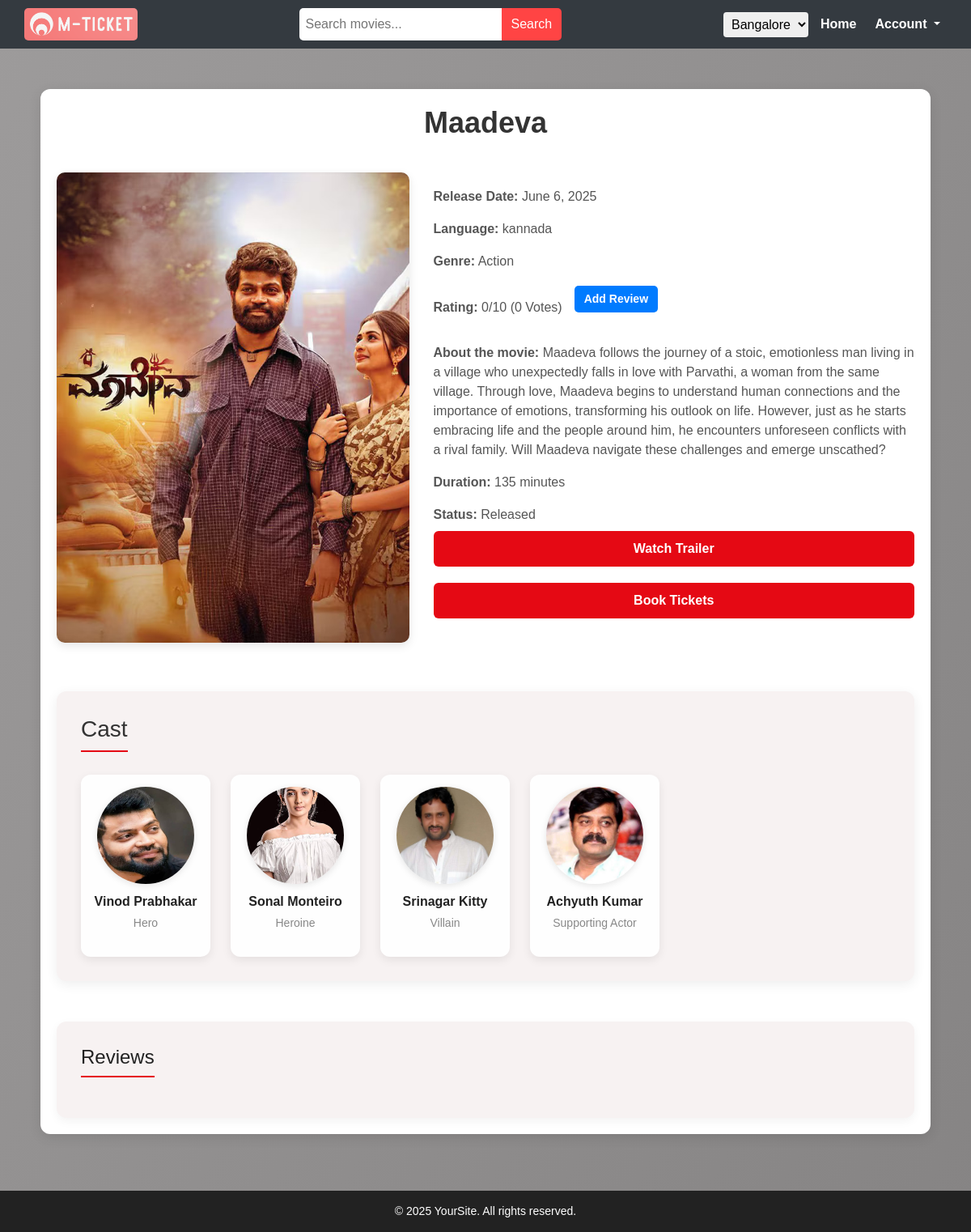
The app's page /movies/movie_detail/Maadeva-2025-06-06-kannada-Action/, older data.
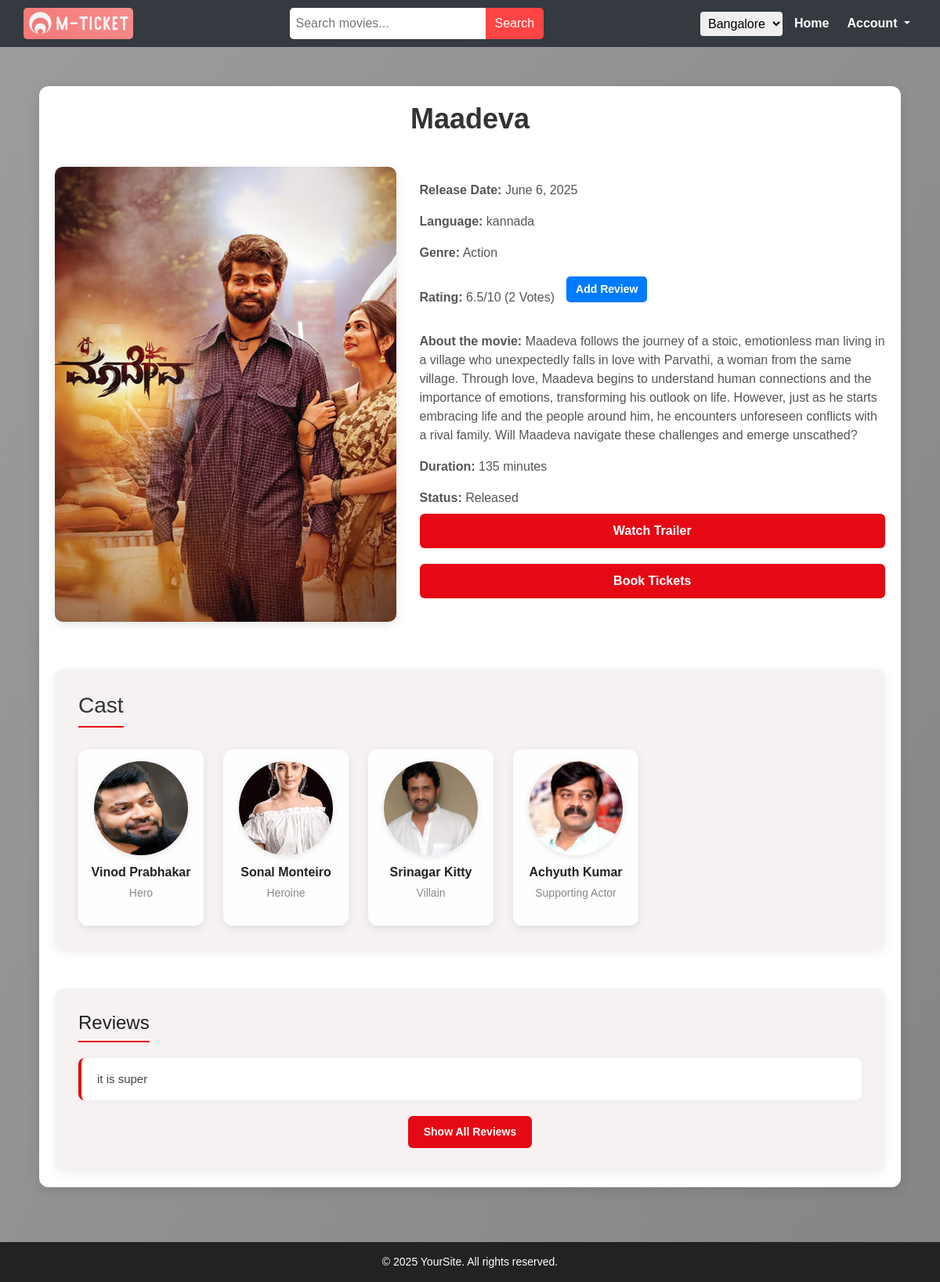
The same page, newer data.
### movies/models.py (models this page shows)
class Cast(models.Model):
    movie = models.ForeignKey(Movie, on_delete=models.CASCADE, related_name='casts')
    name = models.CharField(max_length=100)
    role = models.CharField(max_length=100, choices=roles, null=True, blank=True)
    image = models.ImageField(upload_to='casts/', null=True, blank=True)

### reviews/models.py (models this page shows)
class Review(models.Model):
    user = models.ForeignKey(User, on_delete=models.CASCADE, related_name='reviews')
    movie = models.ForeignKey(Movie, on_delete=models.CASCADE, related_name='reviews')
    rating = models.FloatField()
    review_text = models.TextField(null=True, blank=True)
    created_at = models.DateTimeField(auto_now_add=True)

### movies/views.py (the view)
# urls.py: path('movie_detail/<slug>/', views.movie_detail, name='movie_detail'),
def movie_detail(request, slug):
    movie = Movie.objects.get(slug=slug)
    reviews = Review.objects.filter(movie=movie)
    rating = reviews.aggregate(avg=Avg('rating'))['avg']
    if rating is None:
        rating = 0
    if (rating - int(rating)) > 0:
        rating = '{:.1f}'.format(rating)
    else:
        rating = int(rating)
    context = {
        'movie': movie,
        'rating': rating,
        'reviews': reviews,
        'date' : datetime.date.today()
    }
    return render(request, 'movies/movie_detail.html', context)

### templates/movies/movie_detail.html (shortened to what this page needs)
{% extends "base.html" %}
{% load static %}
{% block content %}
<link rel="stylesheet" href="{% static 'css/movies/movie_detail.css' %}">
<div class="container">
    <h1 class="title"><strong>{{ movie.title }}</strong></h1>
    <div class="movie-details">
        <div class="movie-image">
            {% if movie.movie_image %}
            <img src="{{ movie.movie_image.url }}" alt="{{ movie.title }}">
            {% else %}
            <img src="{% static 'image/blank_movie.jpg' %}" alt="No Image Available">
            {% endif %}
        </div>
        <div class="movie-info">
            <p><strong>Release Date:</strong> {{ movie.release_date }}</p>
            <p><strong>Language:</strong> {{ movie.language }}</p>
            <p><strong>Genre:</strong> {{ movie.genre }}</p>
            <div class="rating-review-container">
                <p class="rating-info"><strong>Rating:</strong> {{ rating }}/10 ({{ reviews.count }} Votes)</p>
                <a href="{% url 'review' movie.slug %}" class="btn btn-sm review-btn">Add Review</a>
            </div>
            <p><strong>About the movie:</strong> {{ movie.synopsis }}</p>
            <p><strong>Duration:</strong> {{ movie.duration_minutes }} minutes</p>
            <p><strong>Status:</strong> {{ movie.status }}</p>
            <a href="{{ movie.trailer_url }}" class="btn">Watch Trailer</a>
            <a href="{% url 'theater_showtime' movie.slug date %}" class="btn">Book Tickets</a>
        </div>
    </div>
    <div class="cast">
        <div class="cast-heading">
            <h2>Cast</h2>
        </div>
        <div class="cast-list">
            {% for cast in movie.casts.all %}
            <div class="cast-member">
                <div class="cast-image">
                    {% if cast.image %}
                    <img src="{{ cast.image.url }}" alt="{{ cast.name }}">
                    {% else %}
                    <img src="{% static 'image/blank.jpg' %}" alt="No Image Available">
                    {% endif %}
                </div>
                <div class="cast-info">
                    <p class="cast-name">{{ cast.name }}</p>
                    <p class="cast-role">{{ cast.role }}</p>
                </div>
            </div>
            {% endfor %}
        </div>
    </div>
    <div class="review-list">
        <h3 class="review-heading">Reviews</h3>
        {% for review in reviews %}
        <div class="review-item {% if forloop.counter > 1 %}d-none{% endif %}">
            {{ review.review_text|default:"No review text provided." }}
        </div>
        {% endfor %}
        {% if reviews|length > 1 %}
        <button id="show-more-btn" onclick="showAllReviews()">Show All Reviews</button>
        {% endif %}
    </div>
</div>
{% endblock %}

Row changes from the older to the newer data that the page shows:
added Review: review_text "it is super"
Text that changed along with them:
{{ rating }}: "0" → "6.5"
{{ reviews.count }}: "0" → "2"
text now shown: "Show All Reviews"
